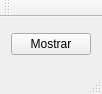
<?xml version="1.0" encoding="UTF-8"?>
<ui version="4.0">
 <class>MainWindow</class>
 <widget class="QMainWindow" name="MainWindow">
  <property name="geometry">
   <rect>
    <x>0</x>
    <y>0</y>
    <width>93</width>
    <height>94</height>
   </rect>
  </property>
  <property name="windowTitle">
   <string>MainWindow</string>
  </property>
  <widget class="QWidget" name="centralWidget">
   <layout class="QGridLayout" name="gridLayout">
    <item row="0" column="0">
     <widget class="QPushButton" name="pushButton">
      <property name="text">
       <string>Mostrar</string>
      </property>
     </widget>
    </item>
   </layout>
  </widget>
  <widget class="QMenuBar" name="menuBar">
   <property name="geometry">
    <rect>
     <x>0</x>
     <y>0</y>
     <width>93</width>
     <height>21</height>
    </rect>
   </property>
  </widget>
  <widget class="QToolBar" name="mainToolBar">
   <attribute name="toolBarArea">
    <enum>TopToolBarArea</enum>
   </attribute>
   <attribute name="toolBarBreak">
    <bool>false</bool>
   </attribute>
  </widget>
  <widget class="QStatusBar" name="statusBar"/>
 </widget>
 <layoutdefault spacing="6" margin="11"/>
 <resources/>
 <connections/>
</ui>
